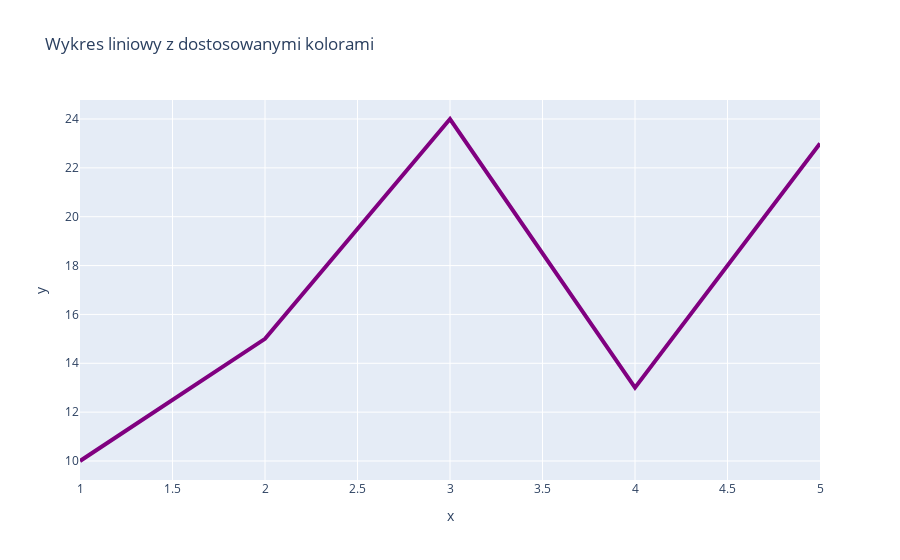

The notebook cell saved with this chart:
### Code cell
#dostosowywanie wykresów

fig = px.line(x=x, y=y, title="Wykres liniowy z dostosowanymi kolorami")
fig.update_traces(line=dict(color="purple", width=4))
fig.show()

### Figure 1 — Plotly figure (JSON) as saved in the notebook; plotly's stock layout.template omitted (floating-point values rounded to 4 significant figures)
{"data": [{"hovertemplate": "x=%{x}<br>y=%{y}<extra></extra>", "legendgroup": "", "line": {"color": "purple", "dash": "solid", "width": 4}, "marker": {"symbol": "circle"}, "mode": "lines", "name": "", "orientation": "v", "showlegend": false, "type": "scatter", "x": [1, 2, 3, 4, 5], "xaxis": "x", "y": [10, 15, 24, 13, 23], "yaxis": "y"}], "layout": {"legend": {"tracegroupgap": 0}, "title": {"text": "Wykres liniowy z dostosowanymi kolorami"}, "xaxis": {"anchor": "y", "domain": [0, 1], "title": {"text": "x"}}, "yaxis": {"anchor": "x", "domain": [0, 1], "title": {"text": "y"}}}}
